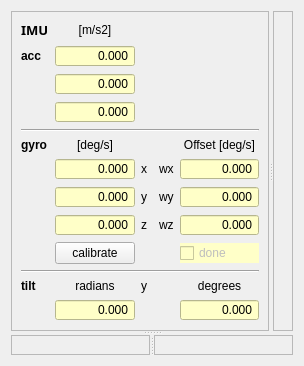
       <widget class="QWidget" name="tab_3">
        <attribute name="title">
         <string>IMU</string>
        </attribute>
        <layout class="QVBoxLayout" name="verticalLayout_11">
         <item>
          <widget class="QSplitter" name="splitter_7">
           <property name="orientation">
            <enum>Qt::Vertical</enum>
           </property>
           <widget class="QSplitter" name="splitter_5">
            <property name="orientation">
             <enum>Qt::Horizontal</enum>
            </property>
            <widget class="QFrame" name="frame_31">
             <property name="sizePolicy">
              <sizepolicy hsizetype="Minimum" vsizetype="Preferred">
               <horstretch>0</horstretch>
               <verstretch>0</verstretch>
              </sizepolicy>
             </property>
             <property name="frameShape">
              <enum>QFrame::StyledPanel</enum>
             </property>
             <property name="frameShadow">
              <enum>QFrame::Raised</enum>
             </property>
             <layout class="QGridLayout" name="gridLayout_6">
              <item row="6" column="0" colspan="9">
               <widget class="Line" name="line_3">
                <property name="orientation">
                 <enum>Qt::Horizontal</enum>
                </property>
               </widget>
              </item>
              <item row="10" column="5">
               <widget class="QLabel" name="label_64">
                <property name="autoFillBackground">
                 <bool>false</bool>
                </property>
                <property name="frameShape">
                 <enum>QFrame::NoFrame</enum>
                </property>
                <property name="frameShadow">
                 <enum>QFrame::Sunken</enum>
                </property>
                <property name="text">
                 <string>x</string>
                </property>
                <property name="alignment">
                 <set>Qt::AlignLeading|Qt::AlignLeft|Qt::AlignVCenter</set>
                </property>
               </widget>
              </item>
              <item row="16" column="8">
               <widget class="QCheckBox" name="imu_gyro_offset_done">
                <property name="enabled">
                 <bool>false</bool>
                </property>
                <property name="toolTip">
                 <string>&lt;html&gt;&lt;head/&gt;&lt;body&gt;&lt;p&gt;Marks that calibration is done (either from saved value in EE-prom, or recent manually calibrated)&lt;/p&gt;&lt;/body&gt;&lt;/html&gt;</string>
                </property>
                <property name="styleSheet">
                 <string notr="true">background-color: rgb(255, 255, 200);</string>
                </property>
                <property name="text">
                 <string>done</string>
                </property>
                <property name="checkable">
                 <bool>true</bool>
                </property>
                <property name="tristate">
                 <bool>true</bool>
                </property>
               </widget>
              </item>
              <item row="15" column="8">
               <widget class="QDoubleSpinBox" name="val_gyro_offset_z">
                <property name="toolTip">
                 <string>&lt;html&gt;&lt;head/&gt;&lt;body&gt;&lt;p&gt;Gyro zero offset value (z) in degrees/sek&lt;/p&gt;&lt;/body&gt;&lt;/html&gt;</string>
                </property>
                <property name="styleSheet">
                 <string notr="true">background-color: rgb(255, 255, 200);</string>
                </property>
                <property name="alignment">
                 <set>Qt::AlignRight|Qt::AlignTrailing|Qt::AlignVCenter</set>
                </property>
                <property name="readOnly">
                 <bool>true</bool>
                </property>
                <property name="buttonSymbols">
                 <enum>QAbstractSpinBox::NoButtons</enum>
                </property>
                <property name="specialValueText">
                 <string notr="true"/>
                </property>
                <property name="decimals">
                 <number>3</number>
                </property>
                <property name="minimum">
                 <double>-1000000.000000000000000</double>
                </property>
                <property name="maximum">
                 <double>1000000.000000000000000</double>
                </property>
               </widget>
              </item>
              <item row="23" column="8">
               <widget class="QDoubleSpinBox" name="val_imu_tilt_2">
                <property name="styleSheet">
                 <string notr="true">background-color: rgb(255, 255, 200);</string>
                </property>
                <property name="alignment">
                 <set>Qt::AlignRight|Qt::AlignTrailing|Qt::AlignVCenter</set>
                </property>
                <property name="readOnly">
                 <bool>true</bool>
                </property>
                <property name="buttonSymbols">
                 <enum>QAbstractSpinBox::NoButtons</enum>
                </property>
                <property name="specialValueText">
                 <string notr="true"/>
                </property>
                <property name="decimals">
                 <number>3</number>
                </property>
                <property name="minimum">
                 <double>-1000000.000000000000000</double>
                </property>
                <property name="maximum">
                 <double>1000000.000000000000000</double>
                </property>
               </widget>
              </item>
              <item row="10" column="3" colspan="2">
               <widget class="QDoubleSpinBox" name="val_gyro">
                <property name="toolTip">
                 <string>&lt;html&gt;&lt;head/&gt;&lt;body&gt;&lt;p&gt;Gyro value (roll) degrees/sek, positive is right.&lt;/p&gt;&lt;/body&gt;&lt;/html&gt;</string>
                </property>
                <property name="styleSheet">
                 <string notr="true">background-color: rgb(255, 255, 200);</string>
                </property>
                <property name="alignment">
                 <set>Qt::AlignRight|Qt::AlignTrailing|Qt::AlignVCenter</set>
                </property>
                <property name="readOnly">
                 <bool>true</bool>
                </property>
                <property name="buttonSymbols">
                 <enum>QAbstractSpinBox::NoButtons</enum>
                </property>
                <property name="specialValueText">
                 <string notr="true"/>
                </property>
                <property name="decimals">
                 <number>3</number>
                </property>
                <property name="minimum">
                 <double>-1000000.000000000000000</double>
                </property>
                <property name="maximum">
                 <double>1000000.000000000000000</double>
                </property>
               </widget>
              </item>
              <item row="1" column="3" colspan="2">
               <widget class="QLabel" name="label_52">
                <property name="autoFillBackground">
                 <bool>false</bool>
                </property>
                <property name="frameShape">
                 <enum>QFrame::NoFrame</enum>
                </property>
                <property name="frameShadow">
                 <enum>QFrame::Sunken</enum>
                </property>
                <property name="text">
                 <string>[m/s2]</string>
                </property>
                <property name="alignment">
                 <set>Qt::AlignCenter</set>
                </property>
               </widget>
              </item>
              <item row="11" column="5">
               <widget class="QLabel" name="label_65">
                <property name="autoFillBackground">
                 <bool>false</bool>
                </property>
                <property name="frameShape">
                 <enum>QFrame::NoFrame</enum>
                </property>
                <property name="frameShadow">
                 <enum>QFrame::Sunken</enum>
                </property>
                <property name="text">
                 <string>y</string>
                </property>
                <property name="alignment">
                 <set>Qt::AlignLeading|Qt::AlignLeft|Qt::AlignVCenter</set>
                </property>
               </widget>
              </item>
              <item row="23" column="3" colspan="2">
               <widget class="QDoubleSpinBox" name="val_imu_tilt">
                <property name="styleSheet">
                 <string notr="true">background-color: rgb(255, 255, 200);</string>
                </property>
                <property name="alignment">
                 <set>Qt::AlignRight|Qt::AlignTrailing|Qt::AlignVCenter</set>
                </property>
                <property name="readOnly">
                 <bool>true</bool>
                </property>
                <property name="buttonSymbols">
                 <enum>QAbstractSpinBox::NoButtons</enum>
                </property>
                <property name="specialValueText">
                 <string notr="true"/>
                </property>
                <property name="decimals">
                 <number>3</number>
                </property>
                <property name="minimum">
                 <double>-1000000.000000000000000</double>
                </property>
                <property name="maximum">
                 <double>1000000.000000000000000</double>
                </property>
               </widget>
              </item>
              <item row="15" column="3" colspan="2">
               <widget class="QDoubleSpinBox" name="val_gyro_3">
                <property name="toolTip">
                 <string>&lt;html&gt;&lt;head/&gt;&lt;body&gt;&lt;p&gt;Gyro value (yaw) degrees/sek, positive is CCV.&lt;/p&gt;&lt;/body&gt;&lt;/html&gt;</string>
                </property>
                <property name="styleSheet">
                 <string notr="true">background-color: rgb(255, 255, 200);</string>
                </property>
                <property name="alignment">
                 <set>Qt::AlignRight|Qt::AlignTrailing|Qt::AlignVCenter</set>
                </property>
                <property name="readOnly">
                 <bool>true</bool>
                </property>
                <property name="buttonSymbols">
                 <enum>QAbstractSpinBox::NoButtons</enum>
                </property>
                <property name="specialValueText">
                 <string notr="true"/>
                </property>
                <property name="decimals">
                 <number>3</number>
                </property>
                <property name="minimum">
                 <double>-1000000.000000000000000</double>
                </property>
                <property name="maximum">
                 <double>1000000.000000000000000</double>
                </property>
               </widget>
              </item>
              <item row="11" column="8">
               <widget class="QDoubleSpinBox" name="val_gyro_offset_y">
                <property name="toolTip">
                 <string>&lt;html&gt;&lt;head/&gt;&lt;body&gt;&lt;p&gt;Gyro offset value (y) degrees/sek&lt;/p&gt;&lt;p&gt;&lt;br/&gt;&lt;/p&gt;&lt;/body&gt;&lt;/html&gt;</string>
                </property>
                <property name="styleSheet">
                 <string notr="true">background-color: rgb(255, 255, 200);</string>
                </property>
                <property name="alignment">
                 <set>Qt::AlignRight|Qt::AlignTrailing|Qt::AlignVCenter</set>
                </property>
                <property name="readOnly">
                 <bool>true</bool>
                </property>
                <property name="buttonSymbols">
                 <enum>QAbstractSpinBox::NoButtons</enum>
                </property>
                <property name="specialValueText">
                 <string notr="true"/>
                </property>
                <property name="decimals">
                 <number>3</number>
                </property>
                <property name="minimum">
                 <double>-1000000.000000000000000</double>
                </property>
                <property name="maximum">
                 <double>1000000.000000000000000</double>
                </property>
               </widget>
              </item>
              <item row="4" column="3" colspan="2">
               <widget class="QDoubleSpinBox" name="val_acc_2">
                <property name="toolTip">
                 <string>&lt;html&gt;&lt;head/&gt;&lt;body&gt;&lt;p&gt;Acceleration along Y axis&lt;/p&gt;&lt;/body&gt;&lt;/html&gt;</string>
                </property>
                <property name="styleSheet">
                 <string notr="true">background-color: rgb(255, 255, 200);</string>
                </property>
                <property name="alignment">
                 <set>Qt::AlignRight|Qt::AlignTrailing|Qt::AlignVCenter</set>
                </property>
                <property name="readOnly">
                 <bool>true</bool>
                </property>
                <property name="buttonSymbols">
                 <enum>QAbstractSpinBox::NoButtons</enum>
                </property>
                <property name="specialValueText">
                 <string notr="true"/>
                </property>
                <property name="decimals">
                 <number>3</number>
                </property>
                <property name="minimum">
                 <double>-1000000.000000000000000</double>
                </property>
                <property name="maximum">
                 <double>1000000.000000000000000</double>
                </property>
               </widget>
              </item>
              <item row="10" column="8">
               <widget class="QDoubleSpinBox" name="val_gyro_offset_x">
                <property name="toolTip">
                 <string>&lt;html&gt;&lt;head/&gt;&lt;body&gt;&lt;p&gt;Gyro offset value (x) degrees/sek&lt;/p&gt;&lt;/body&gt;&lt;/html&gt;</string>
                </property>
                <property name="whatsThis">
                 <string notr="true"/>
                </property>
                <property name="accessibleName">
                 <string notr="true"/>
                </property>
                <property name="accessibleDescription">
                 <string notr="true"/>
                </property>
                <property name="styleSheet">
                 <string notr="true">background-color: rgb(255, 255, 200);</string>
                </property>
                <property name="alignment">
                 <set>Qt::AlignRight|Qt::AlignTrailing|Qt::AlignVCenter</set>
                </property>
                <property name="readOnly">
                 <bool>true</bool>
                </property>
                <property name="buttonSymbols">
                 <enum>QAbstractSpinBox::NoButtons</enum>
                </property>
                <property name="specialValueText">
                 <string notr="true"/>
                </property>
                <property name="decimals">
                 <number>3</number>
                </property>
                <property name="minimum">
                 <double>-1000000.000000000000000</double>
                </property>
                <property name="maximum">
                 <double>1000000.000000000000000</double>
                </property>
               </widget>
              </item>
              <item row="16" column="3" colspan="2">
               <widget class="QPushButton" name="imu_gyro_calibrate">
                <property name="toolTip">
                 <string>&lt;html&gt;&lt;head/&gt;&lt;body&gt;&lt;p&gt;Request a one-second gyro calibration.&lt;/p&gt;&lt;p&gt;NB! the robot must be stationary during this time!&lt;/p&gt;&lt;/body&gt;&lt;/html&gt;</string>
                </property>
                <property name="text">
                 <string>calibrate</string>
                </property>
               </widget>
              </item>
              <item row="9" column="8">
               <widget class="QLabel" name="label_69">
                <property name="autoFillBackground">
                 <bool>false</bool>
                </property>
                <property name="frameShape">
                 <enum>QFrame::NoFrame</enum>
                </property>
                <property name="frameShadow">
                 <enum>QFrame::Sunken</enum>
                </property>
                <property name="text">
                 <string>Offset [deg/s]</string>
                </property>
                <property name="alignment">
                 <set>Qt::AlignCenter</set>
                </property>
               </widget>
              </item>
              <item row="5" column="3" colspan="2">
               <widget class="QDoubleSpinBox" name="val_acc_3">
                <property name="toolTip">
                 <string>&lt;html&gt;&lt;head/&gt;&lt;body&gt;&lt;p&gt;Acceleration along Z axis - positive is up&lt;/p&gt;&lt;/body&gt;&lt;/html&gt;</string>
                </property>
                <property name="styleSheet">
                 <string notr="true">background-color: rgb(255, 255, 200);</string>
                </property>
                <property name="alignment">
                 <set>Qt::AlignRight|Qt::AlignTrailing|Qt::AlignVCenter</set>
                </property>
                <property name="readOnly">
                 <bool>true</bool>
                </property>
                <property name="buttonSymbols">
                 <enum>QAbstractSpinBox::NoButtons</enum>
                </property>
                <property name="specialValueText">
                 <string notr="true"/>
                </property>
                <property name="decimals">
                 <number>3</number>
                </property>
                <property name="minimum">
                 <double>-1000000.000000000000000</double>
                </property>
                <property name="maximum">
                 <double>1000000.000000000000000</double>
                </property>
               </widget>
              </item>
              <item row="11" column="3" colspan="2">
               <widget class="QDoubleSpinBox" name="val_gyro_2">
                <property name="toolTip">
                 <string>&lt;html&gt;&lt;head/&gt;&lt;body&gt;&lt;p&gt;Gyro value (tilt) degrees/sek, positive is forward.&lt;/p&gt;&lt;/body&gt;&lt;/html&gt;</string>
                </property>
                <property name="styleSheet">
                 <string notr="true">background-color: rgb(255, 255, 200);</string>
                </property>
                <property name="alignment">
                 <set>Qt::AlignRight|Qt::AlignTrailing|Qt::AlignVCenter</set>
                </property>
                <property name="readOnly">
                 <bool>true</bool>
                </property>
                <property name="buttonSymbols">
                 <enum>QAbstractSpinBox::NoButtons</enum>
                </property>
                <property name="specialValueText">
                 <string notr="true"/>
                </property>
                <property name="decimals">
                 <number>3</number>
                </property>
                <property name="minimum">
                 <double>-1000000.000000000000000</double>
                </property>
                <property name="maximum">
                 <double>1000000.000000000000000</double>
                </property>
               </widget>
              </item>
              <item row="3" column="3" colspan="2">
               <widget class="QDoubleSpinBox" name="val_acc">
                <property name="toolTip">
                 <string>&lt;html&gt;&lt;head/&gt;&lt;body&gt;&lt;p&gt;Acceleration along Y axis&lt;/p&gt;&lt;/body&gt;&lt;/html&gt;</string>
                </property>
                <property name="styleSheet">
                 <string notr="true">background-color: rgb(255, 255, 200);</string>
                </property>
                <property name="alignment">
                 <set>Qt::AlignRight|Qt::AlignTrailing|Qt::AlignVCenter</set>
                </property>
                <property name="readOnly">
                 <bool>true</bool>
                </property>
                <property name="buttonSymbols">
                 <enum>QAbstractSpinBox::NoButtons</enum>
                </property>
                <property name="specialValueText">
                 <string notr="true"/>
                </property>
                <property name="decimals">
                 <number>3</number>
                </property>
                <property name="minimum">
                 <double>-1000000.000000000000000</double>
                </property>
                <property name="maximum">
                 <double>1000000.000000000000000</double>
                </property>
               </widget>
              </item>
              <item row="15" column="5">
               <widget class="QLabel" name="label_66">
                <property name="autoFillBackground">
                 <bool>false</bool>
                </property>
                <property name="frameShape">
                 <enum>QFrame::NoFrame</enum>
                </property>
                <property name="frameShadow">
                 <enum>QFrame::Sunken</enum>
                </property>
                <property name="text">
                 <string>z</string>
                </property>
                <property name="alignment">
                 <set>Qt::AlignLeading|Qt::AlignLeft|Qt::AlignVCenter</set>
                </property>
               </widget>
              </item>
              <item row="10" column="7">
               <widget class="QLabel" name="label_115">
                <property name="autoFillBackground">
                 <bool>false</bool>
                </property>
                <property name="frameShape">
                 <enum>QFrame::NoFrame</enum>
                </property>
                <property name="frameShadow">
                 <enum>QFrame::Sunken</enum>
                </property>
                <property name="text">
                 <string>wx</string>
                </property>
                <property name="alignment">
                 <set>Qt::AlignLeading|Qt::AlignLeft|Qt::AlignVCenter</set>
                </property>
               </widget>
              </item>
              <item row="9" column="3" colspan="2">
               <widget class="QLabel" name="label_51">
                <property name="text">
                 <string>[deg/s]</string>
                </property>
                <property name="alignment">
                 <set>Qt::AlignCenter</set>
                </property>
                <property name="buddy">
                 <cstring>val_gyro</cstring>
                </property>
               </widget>
              </item>
              <item row="11" column="7">
               <widget class="QLabel" name="label_68">
                <property name="autoFillBackground">
                 <bool>false</bool>
                </property>
                <property name="frameShape">
                 <enum>QFrame::NoFrame</enum>
                </property>
                <property name="frameShadow">
                 <enum>QFrame::Sunken</enum>
                </property>
                <property name="text">
                 <string>wy</string>
                </property>
                <property name="alignment">
                 <set>Qt::AlignLeading|Qt::AlignLeft|Qt::AlignVCenter</set>
                </property>
               </widget>
              </item>
              <item row="20" column="0" colspan="9">
               <widget class="Line" name="line_4">
                <property name="orientation">
                 <enum>Qt::Horizontal</enum>
                </property>
               </widget>
              </item>
              <item row="15" column="7">
               <widget class="QLabel" name="label_67">
                <property name="autoFillBackground">
                 <bool>false</bool>
                </property>
                <property name="frameShape">
                 <enum>QFrame::NoFrame</enum>
                </property>
                <property name="frameShadow">
                 <enum>QFrame::Sunken</enum>
                </property>
                <property name="text">
                 <string>wz</string>
                </property>
                <property name="alignment">
                 <set>Qt::AlignLeading|Qt::AlignLeft|Qt::AlignVCenter</set>
                </property>
               </widget>
              </item>
              <item row="22" column="8">
               <widget class="QLabel" name="label_173">
                <property name="text">
                 <string>degrees</string>
                </property>
                <property name="alignment">
                 <set>Qt::AlignCenter</set>
                </property>
                <property name="buddy">
                 <cstring>val_gyro</cstring>
                </property>
               </widget>
              </item>
              <item row="9" column="0" colspan="3">
               <widget class="QLabel" name="label_14">
                <property name="font">
                 <font>
                  <weight>75</weight>
                  <bold>true</bold>
                 </font>
                </property>
                <property name="text">
                 <string>gyro</string>
                </property>
                <property name="buddy">
                 <cstring>val_gyro</cstring>
                </property>
               </widget>
              </item>
              <item row="3" column="0" colspan="3">
               <widget class="QLabel" name="label">
                <property name="autoFillBackground">
                 <bool>false</bool>
                </property>
                <property name="frameShape">
                 <enum>QFrame::NoFrame</enum>
                </property>
                <property name="frameShadow">
                 <enum>QFrame::Sunken</enum>
                </property>
                <property name="text">
                 <string>&lt;html&gt;&lt;head/&gt;&lt;body&gt;&lt;p&gt;&lt;span style=&quot; font-weight:600;&quot;&gt;acc&lt;/span&gt;&lt;/p&gt;&lt;/body&gt;&lt;/html&gt;</string>
                </property>
                <property name="alignment">
                 <set>Qt::AlignLeading|Qt::AlignLeft|Qt::AlignVCenter</set>
                </property>
               </widget>
              </item>
              <item row="22" column="0" colspan="3">
               <widget class="QLabel" name="label_123">
                <property name="font">
                 <font>
                  <weight>75</weight>
                  <bold>true</bold>
                 </font>
                </property>
                <property name="text">
                 <string>tilt</string>
                </property>
                <property name="buddy">
                 <cstring>val_gyro</cstring>
                </property>
               </widget>
              </item>
              <item row="1" column="0" colspan="3">
               <widget class="QLabel" name="label_40">
                <property name="font">
                 <font>
                  <family>Sans Serif</family>
                  <pointsize>10</pointsize>
                  <weight>75</weight>
                  <bold>true</bold>
                 </font>
                </property>
                <property name="text">
                 <string>IMU</string>
                </property>
                <property name="buddy">
                 <cstring>robot_wheel_radius_left</cstring>
                </property>
               </widget>
              </item>
              <item row="22" column="3" colspan="2">
               <widget class="QLabel" name="label_172">
                <property name="text">
                 <string>radians</string>
                </property>
                <property name="alignment">
                 <set>Qt::AlignCenter</set>
                </property>
                <property name="buddy">
                 <cstring>val_gyro</cstring>
                </property>
               </widget>
              </item>
              <item row="22" column="5" colspan="3">
               <widget class="QLabel" name="label_124">
                <property name="autoFillBackground">
                 <bool>false</bool>
                </property>
                <property name="frameShape">
                 <enum>QFrame::NoFrame</enum>
                </property>
                <property name="frameShadow">
                 <enum>QFrame::Sunken</enum>
                </property>
                <property name="text">
                 <string>y</string>
                </property>
                <property name="alignment">
                 <set>Qt::AlignLeading|Qt::AlignLeft|Qt::AlignVCenter</set>
                </property>
               </widget>
              </item>
             </layout>
            </widget>
            <widget class="QFrame" name="frame_6">
             <property name="frameShape">
              <enum>QFrame::StyledPanel</enum>
             </property>
             <property name="frameShadow">
              <enum>QFrame::Raised</enum>
             </property>
             <layout class="QVBoxLayout" name="verticalLayout_8">
              <item>
               <layout class="QVBoxLayout" name="robot_graph_layout_tilt"/>
              </item>
             </layout>
            </widget>
           </widget>
           <widget class="QSplitter" name="splitter_6">
            <property name="orientation">
             <enum>Qt::Horizontal</enum>
            </property>
            <widget class="QFrame" name="frame_33">
             <property name="frameShape">
              <enum>QFrame::StyledPanel</enum>
             </property>
             <property name="frameShadow">
              <enum>QFrame::Raised</enum>
             </property>
             <layout class="QVBoxLayout" name="verticalLayout_9">
              <item>
               <layout class="QVBoxLayout" name="robot_graph_layout_gyro"/>
              </item>
             </layout>
            </widget>
            <widget class="QFrame" name="frame_32">
             <property name="frameShape">
              <enum>QFrame::StyledPanel</enum>
             </property>
             <property name="frameShadow">
              <enum>QFrame::Raised</enum>
             </property>
             <layout class="QVBoxLayout" name="verticalLayout_10">
              <item>
               <layout class="QVBoxLayout" name="robot_graph_layout_acc"/>
              </item>
             </layout>
            </widget>
           </widget>
          </widget>
         </item>
        </layout>
       </widget>
